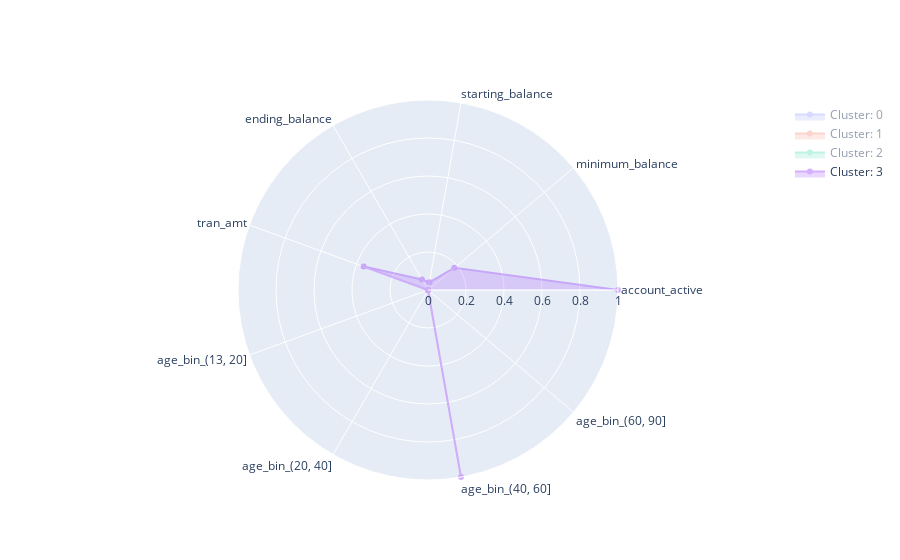

Source (notebook cell):
### Code cell
plot_radar(saving_radar)

### Figure 1 — Plotly figure (JSON) as saved in the notebook; plotly's stock layout.template omitted (floating-point values rounded to 4 significant figures)
{"data": [{"fill": "toself", "name": "Cluster: 0", "opacity": 0.5, "r": [0.8046, 0.2354, 0.0259, 0.04042, 0.3596, 0.4565, 0.03891, 0.0691, 0.4355], "theta": ["account_active", "minimum_balance", "starting_balance", "ending_balance", "tran_amt", "age_bin_(13, 20]", "age_bin_(20, 40]", "age_bin_(40, 60]", "age_bin_(60, 90]"], "type": "scatterpolar", "visible": "legendonly"}, {"fill": "toself", "name": "Cluster: 1", "opacity": 0.5, "r": [1, 0.842, 0.4926, 0.4391, 0.3614, 0.2005, 0.3868, 0.2382, 0.1745], "theta": ["account_active", "minimum_balance", "starting_balance", "ending_balance", "tran_amt", "age_bin_(13, 20]", "age_bin_(20, 40]", "age_bin_(40, 60]", "age_bin_(60, 90]"], "type": "scatterpolar", "visible": "legendonly"}, {"fill": "toself", "name": "Cluster: 2", "opacity": 0.5, "r": [1, 0.2769, 0.03217, 0.04567, 0.3596, 0, 1, 0, 0], "theta": ["account_active", "minimum_balance", "starting_balance", "ending_balance", "tran_amt", "age_bin_(13, 20]", "age_bin_(20, 40]", "age_bin_(40, 60]", "age_bin_(60, 90]"], "type": "scatterpolar", "visible": "legendonly"}, {"fill": "toself", "name": "Cluster: 3", "opacity": 0.5, "r": [1, 0.1818, 0.04099, 0.06412, 0.3604, 0, 0, 1, 0], "theta": ["account_active", "minimum_balance", "starting_balance", "ending_balance", "tran_amt", "age_bin_(13, 20]", "age_bin_(20, 40]", "age_bin_(40, 60]", "age_bin_(60, 90]"], "type": "scatterpolar", "visible": true}], "layout": {"autosize": true, "polar": {"angularaxis": {"type": "category"}, "radialaxis": {"autorange": false, "range": [0, 1], "type": "linear", "visible": true}}, "showlegend": true}}
